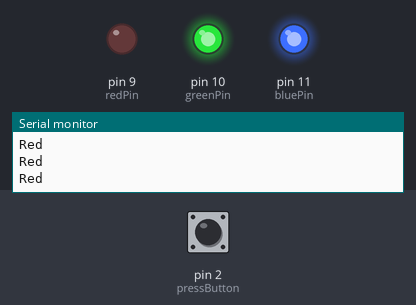
A sketch run on a simulated Arduino Uno, built with avr-gcc and run on an emulated ATmega328P. Shown: output pins drawn as LEDs (lit = HIGH), the last lines printed to the serial monitor. Dashed ring = blinking. The test bench sets the inputs (shaded band); at power-on: pin 2 (pressButton) LOW. Random numbers use the default seed unless the sketch sets one.

Above: at 1.2 s.
1.3 s: pin 2 (pressButton) pulled HIGH for 0.15 s
At 1.37 s:
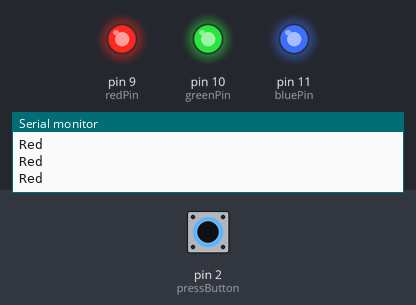
2.9 s: pin 2 (pressButton) pulled HIGH for 1 s
At 4.8 s:
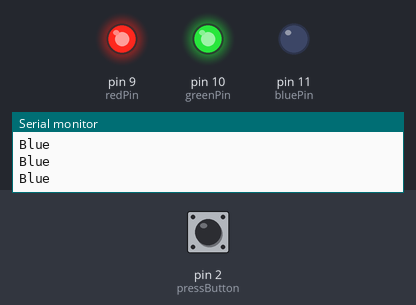
5.4 s: pin 2 (pressButton) pulled HIGH for 0.15 s
At 6.6 s:
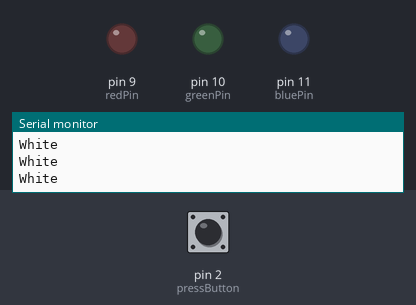
7.0 s: pin 2 (pressButton) pulsed HIGH 5 times (0.12 s each, 0.3 s apart)
At 8.9 s:
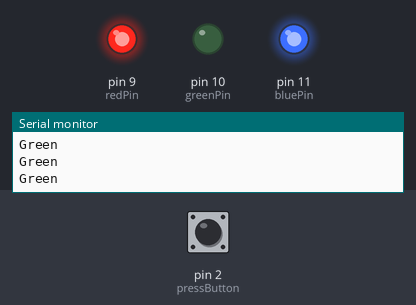
10.0 s: pin 2 (pressButton) pulsed HIGH 2 times (0.12 s each, 0.3 s apart)
At 10.06 s:
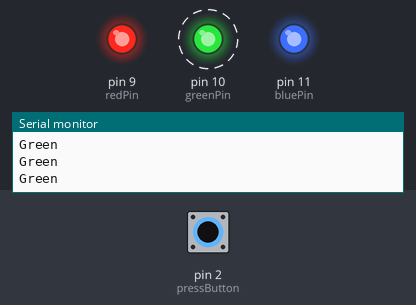
13.6 s: pin 2 (pressButton) pulled HIGH for 3.2 s
At 14.8 s:
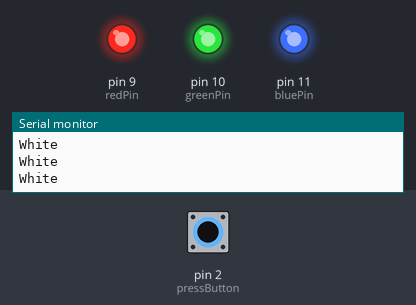
Timing chart, 0 to 18.3 s (numbered marks = the images above; inputs shaded):
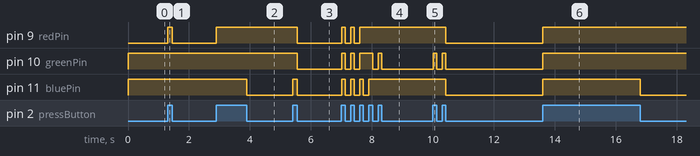

The sketch:

Blink_Button.ino
```cpp
const int redPin = 9;    // Red on PWM pin
const int greenPin = 10; // Green on PWM pin
const int bluePin = 11;  // Blue on PWM pin
const int pressButton = 2;

int buttonState = 0;
int lastButtonState = HIGH;
int value = 1;
String colorLed ="Led";

void setup() {
  Serial.begin(9600);
  pinMode(redPin, OUTPUT);
  pinMode(greenPin, OUTPUT);
  pinMode(bluePin, OUTPUT);
  pinMode(pressButton, INPUT);

}

void loop() {
  buttonState = digitalRead(pressButton);

  // check if button just went from HIGH to LOW
  if (lastButtonState == HIGH && buttonState == LOW) {
    value = random(1, 8);   // generate new random only once
  }

  if (buttonState == HIGH) {
    // turn off LED (common anode = 255 = OFF)
    analogWrite(redPin, 255);
    analogWrite(greenPin, 255);
    analogWrite(bluePin, 255);
  } else {
    // show the color from getLight() using the stored value
    getLight(value);
    Serial.println(colorLed);
  }

  lastButtonState = buttonState; // save for next loop
}

void getLight(int value) {
  if (value == 1) {
    colorLed = "Red";
    analogWrite(redPin, 0);
    analogWrite(greenPin, 255);
    analogWrite(bluePin, 255);
  } else if (value == 2) {
    colorLed = "Green";
    analogWrite(redPin, 255);
    analogWrite(greenPin, 0);
    analogWrite(bluePin, 255);
  } else if (value == 3) {
    colorLed = "Blue";
    analogWrite(redPin, 255);
    analogWrite(greenPin, 255);
    analogWrite(bluePin, 0);
  } else if (value == 4) {
    colorLed = "Yellow";
    analogWrite(redPin, 0);
    analogWrite(greenPin, 0);
    analogWrite(bluePin, 255);
  } else if (value == 5) {
    colorLed = "Cyan";
    analogWrite(redPin, 255);
    analogWrite(greenPin, 0);
    analogWrite(bluePin, 0);
  } else if (value == 6) {
    colorLed = "Purple";
    analogWrite(redPin, 0);
    analogWrite(greenPin, 255);
    analogWrite(bluePin, 0);
  } else if (value == 7) {
    colorLed = "White";
    analogWrite(redPin, 0);
    analogWrite(greenPin, 0);
    analogWrite(bluePin, 0);
  }
}
```

Measured:
- after the input at 1.3 s, pin 9 (redPin): LOW → HIGH at once, → LOW 0.15 s later
- after the input at 2.9 s, pin 9 (redPin): LOW → HIGH at once; pin 11 (bluePin): HIGH → LOW after 1.0 s
- after the input at 5.4 s, pin 9 (redPin), pin 10 (greenPin): HIGH → LOW after 0.15 s; pin 11 (bluePin): LOW → HIGH at once, → LOW 0.15 s later
- after the input at 7.0 s, pin 9 (redPin): alternates HIGH for 0.12 s and LOW for 0.18 s, 5 changes in all, then stays HIGH, starting at once; pin 10 (greenPin): LOW → HIGH at once, → LOW 0.12 s later, → HIGH 0.18 s later, → LOW 0.12 s later, … (8 changes in this stretch)
- after the input at 10.0 s, pin 9 (redPin), pin 11 (bluePin): HIGH → LOW after 0.42 s; pin 10 (greenPin): alternates HIGH for 0.12 s and LOW for 0.18 s, 4 changes in all, then stays LOW, starting at once
- after the input at 13.6 s, pin 9 (redPin), pin 10 (greenPin): LOW → HIGH at once; pin 11 (bluePin): LOW → HIGH at once, → LOW 3.2 s later
